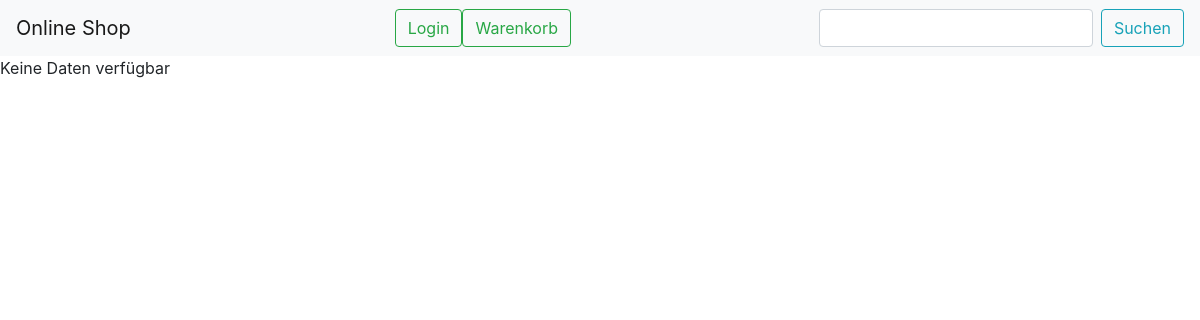
The app's page /onlineshop/shop.php, older data.
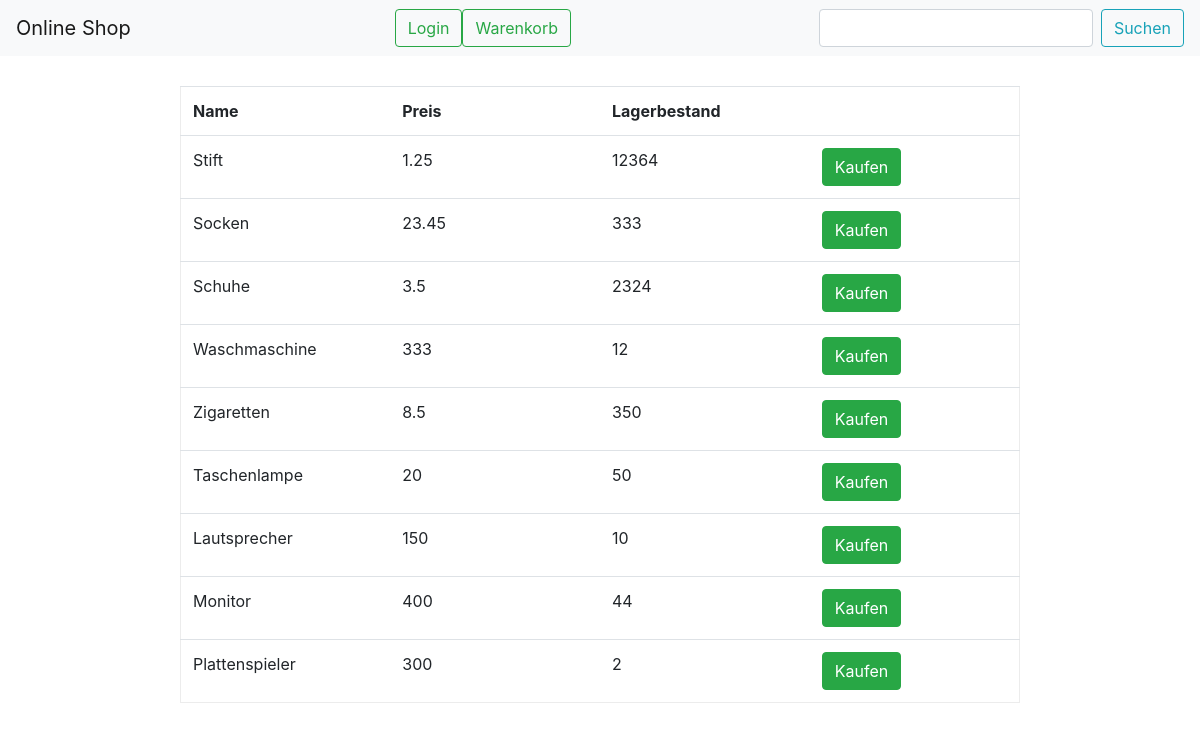
The same page, newer data.
### tables this page shows
CREATE TABLE `produkt` (
  `produktID` int(11) NOT NULL,
  `name` varchar(30) NOT NULL,
  `preis` double NOT NULL,
  `lagerbestand` int(11) NOT NULL
);

### onlineshop/produkteliste.php (the view, shortened to what this page needs)
<?php
    include("dbconnect.php");
    if(isset($_POST['search'])){
      $suchtext = $_POST['search'];
      $result = $conn->query("SELECT * FROM produkt WHERE name LIKE '%$suchtext%'");
    }else{
      $result = $conn->query("SELECT * FROM produkt");
    }
    if ($result->num_rows > 0) {
        echo "<table class='table produkte'>";
        echo "<tr>";
        echo "<th>Name</th>";
        echo "<th>Preis</th>";
        echo "<th>Lagerbestand</th>";
        echo "<th></th>";
        echo "</tr>";
        while ($row = $result->fetch_assoc()) {
            $id = $row["produktID"];
            $name = mysqli_real_escape_string($conn,$row["name"]);
            $preis = mysqli_real_escape_string($conn,$row["preis"]);
            $lagerbestand = mysqli_real_escape_string($conn,$row["lagerbestand"]);
            echo "<tr>";
            echo "<td>".$name."</td>";
            echo "<td>".$preis."</td>";
            echo "<td>".$lagerbestand."</td>";
            if(isset($_SESSION['benutzertyp'])&&$_SESSION['benutzertyp']=="admin")
            {
              echo "<td><a href='produkt_editieren.php?id=".$id."' class='btn btn-light edit' role='button'>Bearbeiten</a></td>";
              echo "<td><a href='produkt_loeschen.php?id=".$id."' class='btn btn-danger edit red' role='button'>Löschen</a></td>";
            }else{
                echo "<td><a href='warenkorb_hinzufuegen.php?id=".$id."' class='btn btn-success' role='button'>Kaufen</a></td>";
            }
            echo "</tr>";
        }
        echo "</table>";
      } else {
        echo "Keine Daten verfügbar";
      }
?>

### onlineshop/shop.php (shortened to what this page needs)
<!DOCTYPE html>
<html lang="en">
<head>
    <link rel="stylesheet" href="css/bootstrap.min.css">
    <link rel="stylesheet" href="css/style.css">
    <link rel="stylesheet" href="js/bootstrap.min.js">
</head>
<body>
    <nav class="navbar navbar-light bg-light justify-content-between">
        <a class="navbar-brand">Online Shop</a>
        <div class="float-left">
            <?php
                if(isset($_SESSION['benutzertyp'])){
                    if($_SESSION['benutzertyp']=="admin") {
                        echo '<a href="benutzeruebersicht.php" class="float-left btn btn-outline-dark">Benutzerübersicht</a>';
                        echo '<a href="produkt_erstellen.php" class="float-left btn btn-outline-success">Produkt hinzufügen</a>';
                    }else{
                        echo '<a href="warenkorb.php" class="float-left btn btn-outline-success">Warenkorb</a>';
                    }
                    echo '<a href="logout.php" class="float-left btn btn-outline-danger">Logout</a>';
                }else{
                    echo '<a href="login.php" class="float-left btn btn-outline-success">Login</a>';
                    echo '<a href="warenkorb.php" class="float-left btn btn-outline-success">Warenkorb</a>';
                }
            ?>
        </div>
        <form class="form-inline" method="post">
            <input class="form-control mr-sm-2" type="search" placeholder="" name="search">
            <button class="btn btn-outline-info my-2 my-sm-0" type="submit">Suchen</button>
        </form>
    </nav>
    <?php
        include("produkteliste.php")
    ?>
</body>
</html>

### onlineshop/css/style.css (style rules this page uses)
.table { width: 70%; margin-top: 30px; margin-left: auto; margin-right: auto; border: 1px solid #ececec; border-collapse: collapse; }
.produkte { table-layout: fixed; }

Row changes from the older to the newer data that the page shows:
added produkt: name "Stift", preis "1.25", lagerbestand "12364"
added produkt: name "Socken", preis "23.45", lagerbestand "333"
added produkt: name "Schuhe", preis "3.5", lagerbestand "2324"
added produkt: name "Waschmaschine", preis "333", lagerbestand "12"
added produkt: name "Zigaretten", preis "8.5", lagerbestand "350"
added produkt: name "Taschenlampe", preis "20", lagerbestand "50"
added produkt: name "Lautsprecher", preis "150", lagerbestand "10"
added produkt: name "Monitor", preis "400", lagerbestand "44"
added produkt: name "Plattenspieler", preis "300", lagerbestand "2"
Text that changed along with them:
text no longer shown: "Keine Daten verfügbar"
text now shown: "Name Preis Lagerbestand"
